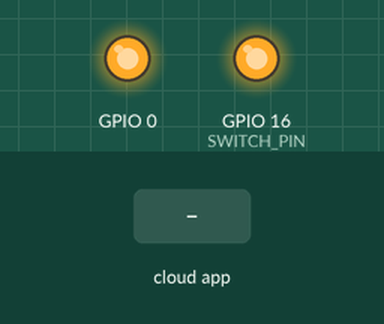
Recording of a sketch running on a simulated ESP8266 (NodeMCU). Shown: output pins drawn as LEDs (lit = HIGH). The test bench sets the inputs (shaded band). WiFi joins after 1.5 s; servers stay silent unless stated; no MQTT or app messages arrive unless stated; what the sketch prints to the serial monitor is not drawn.

Above: at 2.7 s.
2.8 s: the phone or cloud app sets ac to ON
At 4.1 s:
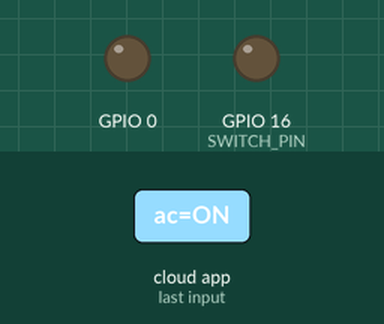
Timing chart, 0 to 5.8 s (numbered marks = the images above; inputs shaded):
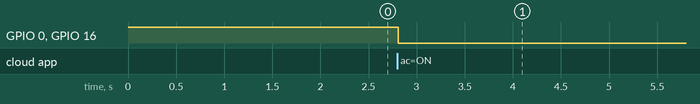

Measured:
- after the input at 2.8 s, GPIO 0, GPIO 16 (SWITCH_PIN): HIGH → LOW at once

The sketch:

subscribe_only.ino
```cpp
#include <ESP8266WiFi.h>
#include "Adafruit_MQTT.h"
#include "Adafruit_MQTT_Client.h"

#define SWITCH_PIN 16

/************************* WiFi Access Point *********************************/

#define WLAN_SSID       "your_ssid"
#define WLAN_PASS       "your_password"

/************************* Adafruit.io Setup *********************************/

#define AIO_SERVER      "io.adafruit.com"
#define AIO_SERVERPORT  1883
#define AIO_USERNAME    "your_aio_username"
#define AIO_KEY         "your_aio_key"

/************ Global State (you don't need to change this!) ******************/

// Create an ESP8266 WiFiClient class to connect to the MQTT server.
WiFiClient client;

// Store the MQTT server, client ID, username, and password in flash memory.
// This is required for using the Adafruit MQTT library.
const char MQTT_SERVER[] PROGMEM    = AIO_SERVER;
// Set a unique MQTT client ID using the AIO key + the date and time the sketch
// was compiled (so this should be unique across multiple devices for a user,
// alternatively you can manually set this to a GUID or other random value).
const char MQTT_CLIENTID[] PROGMEM  = __TIME__ AIO_USERNAME;
const char MQTT_USERNAME[] PROGMEM  = AIO_USERNAME;
const char MQTT_PASSWORD[] PROGMEM  = AIO_KEY;

// Setup the MQTT client class by passing in the WiFi client and MQTT server and login details.
Adafruit_MQTT_Client mqtt(&client, MQTT_SERVER, AIO_SERVERPORT, MQTT_CLIENTID, MQTT_USERNAME, MQTT_PASSWORD);

/****************************** Feeds ***************************************/

// Setup a feed called 'ac' for subscribing to changes.
// Notice MQTT paths for AIO follow the form: <username>/feeds/<feedname>
const char AC_FEED[] PROGMEM = AIO_USERNAME "/feeds/ac";
Adafruit_MQTT_Subscribe AC = Adafruit_MQTT_Subscribe(&mqtt, AC_FEED, MQTT_QOS_1);

/*************************** Sketch Code ************************************/

char *currentState = "OFF";

void setup()
{
  pinMode(0, OUTPUT);
  digitalWrite(0, HIGH);

  // Initialize the pin to off
  pinMode(SWITCH_PIN, OUTPUT);
  digitalWrite(SWITCH_PIN, HIGH);

  Serial.begin(115200);

  Serial.println(F("Adafruit IO Example"));

  // Connect to WiFi access point.
  Serial.println(); Serial.println();
  delay(10);
  Serial.print(F("Connecting to "));
  Serial.println(WLAN_SSID);

  WiFi.begin(WLAN_SSID, WLAN_PASS);
  while (WiFi.status() != WL_CONNECTED)
  {
    delay(500);
    Serial.print(F("."));
  }
  Serial.println();

  Serial.println(F("WiFi connected"));
  Serial.println(F("IP address: "));
  Serial.println(WiFi.localIP());

  // listen for events on the lamp feed
  mqtt.subscribe(&AC);

  // connect to adafruit io
  connect();
}

void loop()
{

  Adafruit_MQTT_Subscribe *subscription;

  // ping adafruit io a few times to make sure we remain connected
  if(! mqtt.ping(3))
  {
    // reconnect to adafruit io
    if(! mqtt.connected())
      // listen for events on the lamp feed
      mqtt.subscribe(&AC);

      // connect to adafruit io
      connect();
  }

  // this is our 'wait for incoming subscription packets' busy subloop
  while (subscription = mqtt.readSubscription(1000))
  {
    // we only care about the ac events
    if (subscription == &AC) {

      // convert mqtt ascii payload to int
      char *readValue = (char *)AC.lastread;
      Serial.print(F("Received: "));
      Serial.println(readValue);

      // if you've updated, switch the pin
      if(strcmp(currentState, readValue) != 0)
      {
        Serial.println("Switching state");
        // handle switching and update currentState
        if(strcmp(readValue, "ON")==0)
        {
          Serial.println("Should be on!");
          currentState = "ON";
          digitalWrite(SWITCH_PIN, LOW);
          digitalWrite(0, LOW);
          continue;
        }
        else // if all else fails, just assume you're turning off
        {
          Serial.println("Should be off!");
          currentState = "OFF";
          digitalWrite(SWITCH_PIN, HIGH);
          digitalWrite(0, HIGH);
          continue;
        }
      }
    }

    delay(1); // delay in between reads for stability
  }

}

// connect to adafruit io via MQTT
void connect()
{
  Serial.print(F("Connecting to Adafruit IO... "));

  int8_t ret;

  while ((ret = mqtt.connect()) != 0)
  {

    switch (ret)
	{
      case 1: Serial.println(F("Wrong protocol")); break;
      case 2: Serial.println(F("ID rejected")); break;
      case 3: Serial.println(F("Server unavail")); break;
      case 4: Serial.println(F("Bad user/pass")); break;
      case 5: Serial.println(F("Not authed")); break;
      case 6: Serial.println(F("Failed to subscribe")); break;
      default: Serial.println(F("Connection failed")); break;
    }

    if(ret >= 0)
      mqtt.disconnect();

    Serial.println(F("Retrying connection..."));
    delay(5000);

  }

  Serial.println(F("Adafruit IO Connected!"));

}
```
